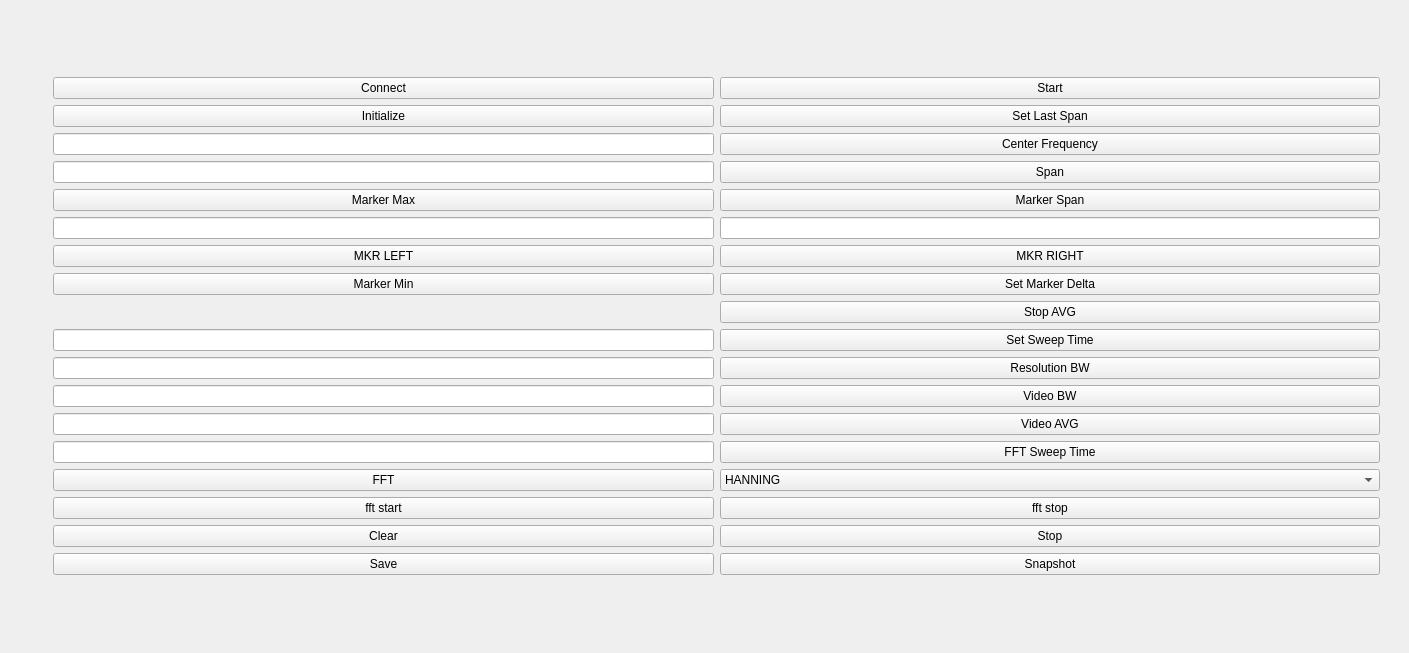
<?xml version="1.0" encoding="UTF-8"?>
<ui version="4.0">
 <class>Form</class>
 <widget class="QWidget" name="Form">
  <property name="geometry">
   <rect>
    <x>0</x>
    <y>0</y>
    <width>1409</width>
    <height>653</height>
   </rect>
  </property>
  <property name="windowTitle">
   <string/>
  </property>
  <layout class="QHBoxLayout" name="horizontalLayout_2">
   <item>
    <widget class="QWidget" name="widget" native="true">
     <layout class="QHBoxLayout" name="horizontalLayout">
      <item>
       <widget class="QWidget" name="plot_container" native="true">
        <layout class="QVBoxLayout" name="verticalLayout_2">
         <item>
          <layout class="QVBoxLayout" name="verticalLayout"/>
         </item>
        </layout>
       </widget>
      </item>
      <item>
       <widget class="QWidget" name="widget_2" native="true">
        <layout class="QGridLayout" name="gridLayout_2">
         <item row="0" column="0">
          <layout class="QGridLayout" name="gridLayout">
           <item row="3" column="2">
            <widget class="QPushButton" name="spanButton">
             <property name="text">
              <string>Span</string>
             </property>
            </widget>
           </item>
           <item row="22" column="0">
            <widget class="QPushButton" name="saveButton">
             <property name="text">
              <string>Save</string>
             </property>
            </widget>
           </item>
           <item row="2" column="2">
            <widget class="QPushButton" name="centerfreqButton">
             <property name="text">
              <string>Center Frequency</string>
             </property>
            </widget>
           </item>
           <item row="0" column="2">
            <widget class="QPushButton" name="startButton">
             <property name="text">
              <string>Start</string>
             </property>
            </widget>
           </item>
           <item row="21" column="0">
            <widget class="QPushButton" name="clearButton">
             <property name="text">
              <string>Clear</string>
             </property>
            </widget>
           </item>
           <item row="21" column="2">
            <widget class="QPushButton" name="stopButton">
             <property name="text">
              <string>Stop</string>
             </property>
            </widget>
           </item>
           <item row="8" column="2">
            <widget class="QPushButton" name="markerdeltaButton">
             <property name="text">
              <string>Set Marker Delta</string>
             </property>
            </widget>
           </item>
           <item row="0" column="0">
            <widget class="QPushButton" name="connectButton">
             <property name="text">
              <string>Connect</string>
             </property>
            </widget>
           </item>
           <item row="5" column="2">
            <widget class="QPushButton" name="markerspanButton">
             <property name="text">
              <string>Marker Span</string>
             </property>
            </widget>
           </item>
           <item row="22" column="2">
            <widget class="QPushButton" name="snapshotButton">
             <property name="text">
              <string>Snapshot</string>
             </property>
            </widget>
           </item>
           <item row="3" column="0">
            <widget class="QLineEdit" name="spanLineEdit"/>
           </item>
           <item row="12" column="2">
            <widget class="QPushButton" name="videobwButton">
             <property name="text">
              <string>Video BW</string>
             </property>
            </widget>
           </item>
           <item row="8" column="0">
            <widget class="QPushButton" name="markerminButton">
             <property name="text">
              <string>Marker Min</string>
             </property>
            </widget>
           </item>
           <item row="5" column="0">
            <widget class="QPushButton" name="markermaxButton">
             <property name="text">
              <string>Marker Max</string>
             </property>
            </widget>
           </item>
           <item row="11" column="2">
            <widget class="QPushButton" name="resolutionbwButton">
             <property name="text">
              <string>Resolution BW</string>
             </property>
            </widget>
           </item>
           <item row="1" column="2">
            <widget class="QPushButton" name="lastspanButton">
             <property name="text">
              <string>Set Last Span</string>
             </property>
            </widget>
           </item>
           <item row="10" column="2">
            <widget class="QPushButton" name="setsweeptimeButton">
             <property name="text">
              <string>Set Sweep Time</string>
             </property>
            </widget>
           </item>
           <item row="12" column="0">
            <widget class="QLineEdit" name="videobwLineEdit"/>
           </item>
           <item row="13" column="2">
            <widget class="QPushButton" name="videoavgButton">
             <property name="text">
              <string>Video AVG</string>
             </property>
            </widget>
           </item>
           <item row="11" column="0">
            <widget class="QLineEdit" name="resolutionbwLineEdit"/>
           </item>
           <item row="13" column="0">
            <widget class="QLineEdit" name="videoavgLineEdit"/>
           </item>
           <item row="16" column="2">
            <widget class="QComboBox" name="comboBox">
             <item>
              <property name="text">
               <string>HANNING</string>
              </property>
             </item>
             <item>
              <property name="text">
               <string>UNIFORM</string>
              </property>
             </item>
             <item>
              <property name="text">
               <string>FLATTOP</string>
              </property>
             </item>
            </widget>
           </item>
           <item row="10" column="0">
            <widget class="QLineEdit" name="sweeptimeLineEdit"/>
           </item>
           <item row="17" column="2">
            <widget class="QPushButton" name="stopfftButton">
             <property name="text">
              <string>fft stop</string>
             </property>
            </widget>
           </item>
           <item row="15" column="0">
            <widget class="QLineEdit" name="fft_sweep_timeLineEdit"/>
           </item>
           <item row="1" column="0">
            <widget class="QPushButton" name="initializeButton">
             <property name="text">
              <string>Initialize</string>
             </property>
            </widget>
           </item>
           <item row="2" column="0">
            <widget class="QLineEdit" name="cfLineEdit"/>
           </item>
           <item row="17" column="0">
            <widget class="QPushButton" name="startfftButton">
             <property name="text">
              <string>fft start</string>
             </property>
            </widget>
           </item>
           <item row="15" column="2">
            <widget class="QPushButton" name="fft_sweep_timepushButton">
             <property name="text">
              <string>FFT Sweep Time</string>
             </property>
            </widget>
           </item>
           <item row="9" column="2">
            <widget class="QPushButton" name="clravgButton">
             <property name="text">
              <string>Stop AVG</string>
             </property>
            </widget>
           </item>
           <item row="16" column="0">
            <widget class="QPushButton" name="fftButton">
             <property name="text">
              <string>FFT</string>
             </property>
            </widget>
           </item>
           <item row="9" column="0">
            <widget class="QWidget" name="widget_3" native="true"/>
           </item>
           <item row="6" column="2">
            <widget class="QLineEdit" name="MKRAlineEdit"/>
           </item>
           <item row="7" column="2">
            <widget class="QPushButton" name="MKR_R">
             <property name="text">
              <string>MKR RIGHT</string>
             </property>
            </widget>
           </item>
           <item row="7" column="0">
            <widget class="QPushButton" name="MKR_L">
             <property name="text">
              <string>MKR LEFT</string>
             </property>
            </widget>
           </item>
           <item row="6" column="0">
            <widget class="QLineEdit" name="MKRFlineEdit"/>
           </item>
          </layout>
         </item>
        </layout>
       </widget>
      </item>
     </layout>
    </widget>
   </item>
  </layout>
 </widget>
 <resources/>
 <connections/>
</ui>
